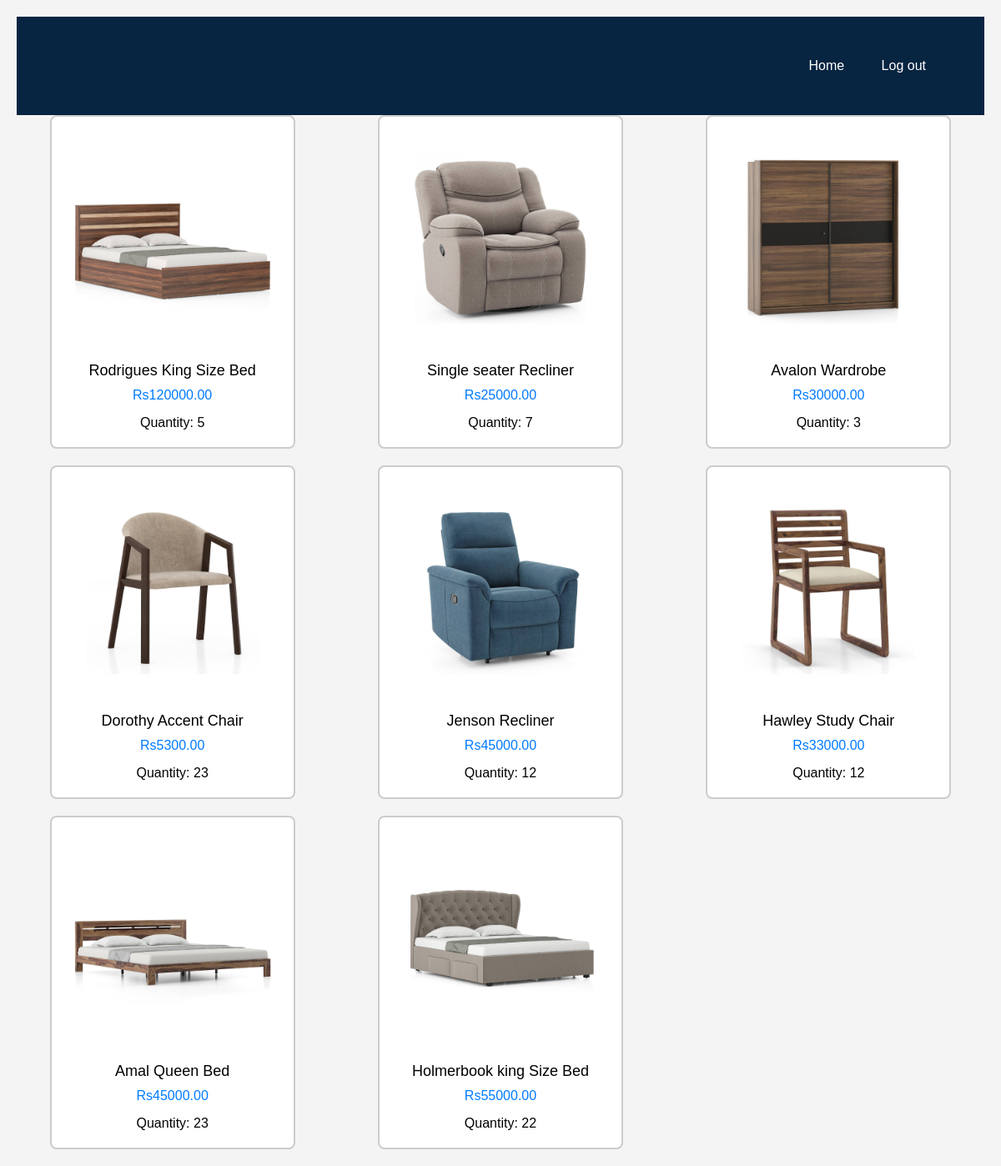
The app's page /supplier/ with its own data.
### handwash/models.py (models this page shows, shortened)
class Product(models.Model):
    name = models.CharField(max_length=255)
    description = models.TextField()
    category =models.ForeignKey(Category,on_delete=models.CASCADE)
    price = models.DecimalField(max_digits=10, decimal_places=2)
    image = models.ImageField(upload_to='productimages/')
    is_active = models.BooleanField(default=True)
    ml=models.IntegerField()
    quantity = models.IntegerField(default=0)
    reorderlevel = models.IntegerField(default=0)  # Add the reorderlevel field

### handwash/views.py (the view)
# urls.py: path('supplier/', views.supplier_index, name="supplier_dashboard"),
def supplier_index(request):
    products = Product.objects.annotate(
        is_approved=Case(
            When(updatestockrequest__is_approved=False, then=False),
            default=True,
            output_field=BooleanField()
        )
    )
    return render(request, 'supplier.html', {'productdata':products})

### handwash/templates/supplier.html (shortened to what this page needs)
{% load static %}
<!DOCTYPE html>
<html lang="en">
<head>
</head>
<body>
    <div class="header">
        <a href="{% url 'adminpage' %}">Home</a>
        <a href="{% url 'user_logout' %}">Log out</a>
    </div>
    <div class="grid-container">
        {% for product in productdata %}
        <div class="product">
            <img src="{{ product.image.url }}" alt="{{ product.name }}">
            <div class="title">{{ product.name }}</div>
            <div class="price">Rs{{ product.price }}</div>
            <div class="quantity">Quantity: {{ product.quantity }}</div>
        </div>
        {% endfor %}
    </div>
</body>
</html>

### handwash/templates/supplier.html (style rules this page uses)
* { margin: 0; padding: 0; box-sizing: border-box; }
body { font-family: Arial, sans-serif; background-color: #f4f4f4; margin: 0; padding: 20px; }
.header { background-color: #072441; padding: 50px; text-align: right; }
.header a { color: white; text-decoration: none; margin: 0 20px; }
.grid-container { display: grid; grid-template-columns: repeat(auto-fill, minmax(300px, 1fr)); gap: 20px; justify-items: center; align-items: stretch; }
.product { text-align: center; border: 2px solid #ccc; padding: 20px; background-color: #fff; border-radius: 8px; transition: transform 0.3s ease; }
.product img { width: 250px; height: auto; margin-bottom: 20px; }
.product .title { font-size: 18px; margin-bottom: 10px; }
.product .price { font-size: 16px; color: #007bff; margin-bottom: 15px; }

### records on screen
Product: image (picture), name "Rodrigues King Size Bed", price "120000.00", quantity "5"
Product: image (picture), name "Single seater Recliner", price "25000.00", quantity "7"
Product: image (picture), name "Avalon Wardrobe", price "30000.00", quantity "3"
Product: image (picture), name "Dorothy Accent Chair", price "5300.00", quantity "23"
Product: image (picture), name "Jenson Recliner", price "45000.00", quantity "12"
Product: image (picture), name "Hawley Study Chair", price "33000.00", quantity "12"
Product: image (picture), name "Amal Queen Bed", price "45000.00", quantity "23"
Product: image (picture), name "Holmerbook king Size Bed", price "55000.00", quantity "22"
